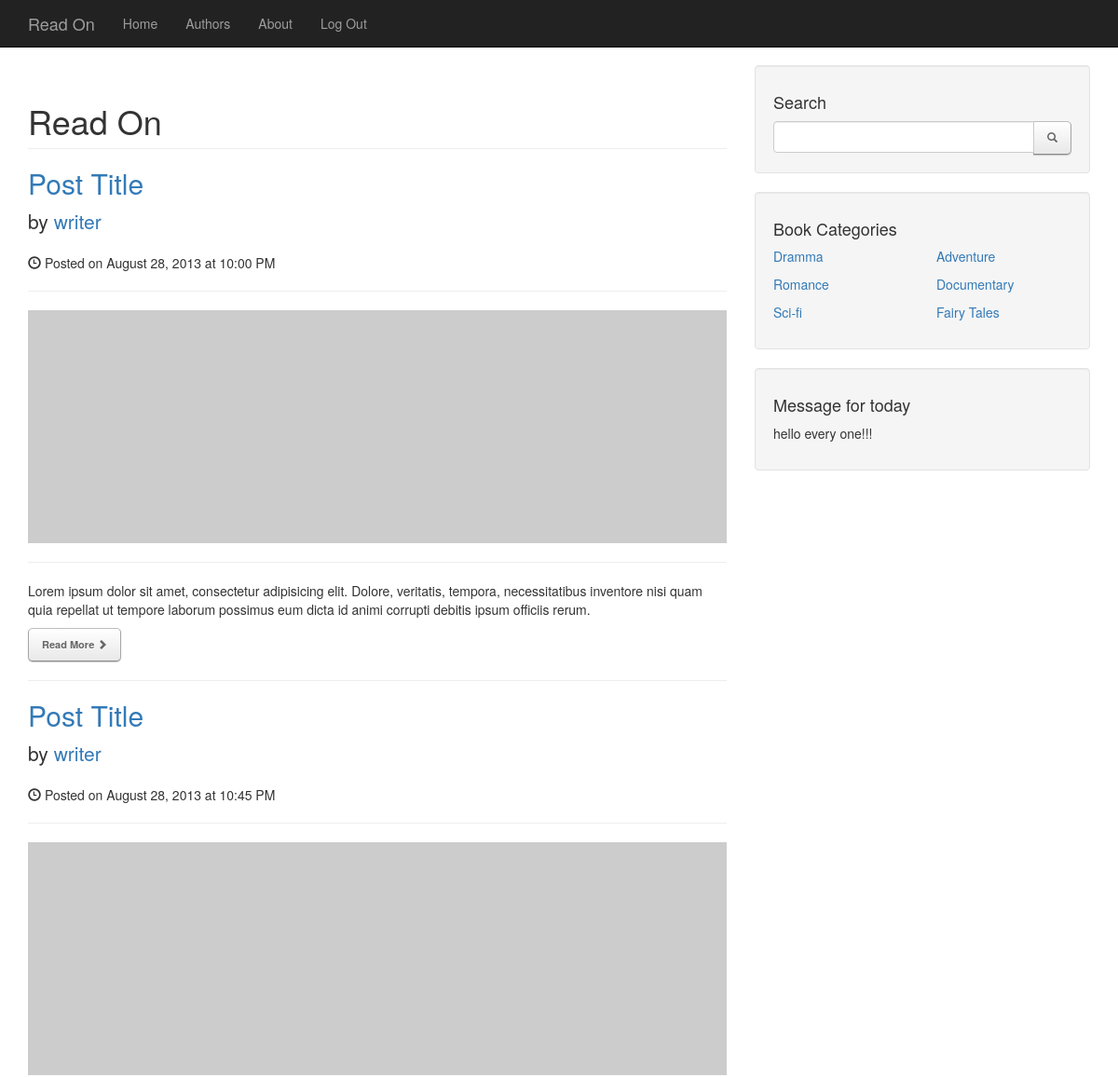
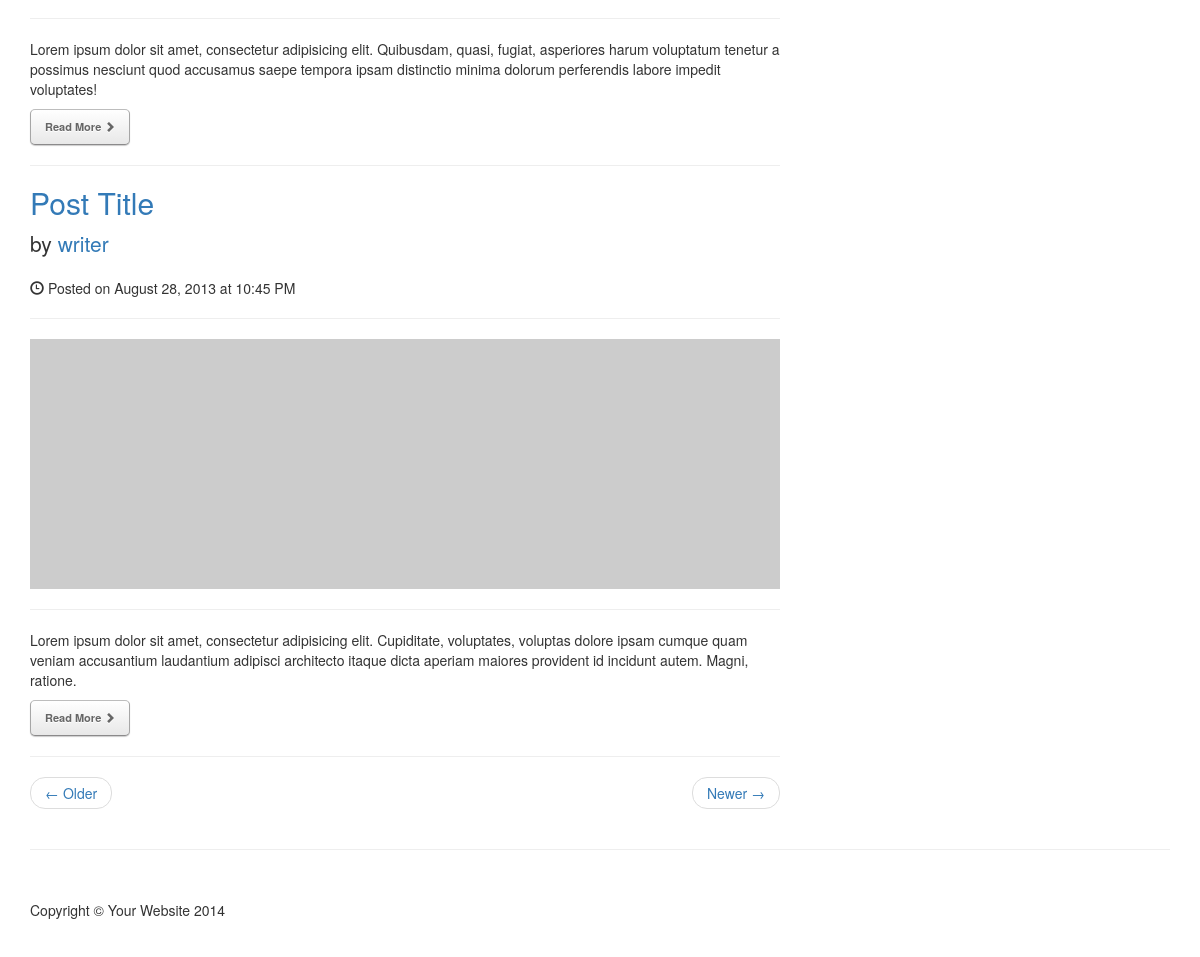
The app's page /home.php with its own data (2 pictures, top to bottom).
### tables this page shows
CREATE TABLE IF NOT EXISTS `category` (
  `c_id` int(11) NOT NULL,
  `cat_name` varchar(255) NOT NULL
);

### home.php (the view, shortened to what this page needs)
<?php include('config/config.php');?>
<!DOCTYPE html>
<html lang="en">
<head>
    <link href="css/bootstrap.min.css" rel="stylesheet">
    <link href="css/blog-home.css" rel="stylesheet">
</head>
<body>
    <nav class="navbar navbar-inverse navbar-fixed-top" role="navigation">
        <div class="container">
            <div class="navbar-header">
                <a class="navbar-brand" href="#">Read On</a>
            </div>
            <div class="collapse navbar-collapse" id="bs-example-navbar-collapse-1">
                <ul class="nav navbar-nav">
                    <li>
                        <a href="#">Home</a>
                    </li>
                    <li>
                        <a href="#">Authors</a>
                    </li>
                    <li>
                        <a href="#">About</a>
                    </li>
                    <li>
                        <a href="#">Log Out</a>
                    </li>
                </ul>
            </div>
        </div>
    </nav>
    <div class="container">
        <div class="row">
            <div class="col-md-8">
                <h1 class="page-header">
                    Read On
                </h1>
                <h2>
                    <a href="#">Post Title</a>
                </h2>
                <p class="lead">
                    by <a href="index.php">writer</a>
                </p>
                <p><span class="glyphicon glyphicon-time"></span> Posted on August 28, 2013 at 10:00 PM</p>
                <hr>
                <img class="img-responsive" src="http://placehold.it/900x300" alt="">
                <hr>
                <p>Lorem ipsum dolor sit amet, consectetur adipisicing elit. Dolore, veritatis, tempora, necessitatibus inventore nisi quam quia repellat ut tempore laborum possimus eum dicta id animi corrupti debitis ipsum officiis rerum.</p>
                <a class="btn btn-primary" href="#">Read More <span class="glyphicon glyphicon-chevron-right"></span></a>
                <hr>
                <h2>
                    <a href="#">Post Title</a>
                </h2>
                <p class="lead">
                    by <a href="index.php">writer</a>
                </p>
                <p><span class="glyphicon glyphicon-time"></span> Posted on August 28, 2013 at 10:45 PM</p>
                <hr>
                <img class="img-responsive" src="http://placehold.it/900x300" alt="">
                <hr>
                <p>Lorem ipsum dolor sit amet, consectetur adipisicing elit. Quibusdam, quasi, fugiat, asperiores harum voluptatum tenetur a possimus nesciunt quod accusamus saepe tempora ipsam distinctio minima dolorum perferendis labore impedit voluptates!</p>
                <a class="btn btn-primary" href="#">Read More <span class="glyphicon glyphicon-chevron-right"></span></a>
                <hr>
                <h2>
                    <a href="#">Post Title</a>
                </h2>
                <p class="lead">
                    by <a href="index.php">writer</a>
                </p>
                <p><span class="glyphicon glyphicon-time"></span> Posted on August 28, 2013 at 10:45 PM</p>
                <hr>
                <img class="img-responsive" src="http://placehold.it/900x300" alt="">
                <hr>
                <p>Lorem ipsum dolor sit amet, consectetur adipisicing elit. Cupiditate, voluptates, voluptas dolore ipsam cumque quam veniam accusantium laudantium adipisci architecto itaque dicta aperiam maiores provident id incidunt autem. Magni, ratione.</p>
                <a class="btn btn-primary" href="#">Read More <span class="glyphicon glyphicon-chevron-right"></span></a>
                <hr>
                <ul class="pager">
                    <li class="previous">
                        <a href="#">&larr; Older</a>
                    </li>
                    <li class="next">
                        <a href="#">Newer &rarr;</a>
                    </li>
                </ul>
            </div>
            <div class="col-md-4">
                <div class="well">
                    <h4>Search</h4>
                    <div class="input-group">
                        <input type="text" class="form-control">
                        <span class="input-group-btn">
                            <button class="btn btn-default" type="button">
                                <span class="glyphicon glyphicon-search"></span>
                        </button>
                        </span>
                    </div>
                </div>
                <div class="well">
                    <h4>Book Categories</h4>
                    <div class="row">
							<?php
						$sql = "SELECT * FROM category";
						$result = mysqli_query($conn, $sql);
						if (mysqli_num_rows($result) > 0) {
							while($row = mysqli_fetch_assoc($result)) {?>
							 <div class="col-lg-6">
								<ul class="list-unstyled">
									<li><a href="#"><?php echo $row["cat_name"];?></a></li>
								</ul>
							</div>
							<?php }
						} else {
							echo "no category found";
						}
									?>
                    </div>
                </div>
                <div class="well">
                    <h4>Message for today </h4>
                    <p>hello every one!!!</p>
                </div>
            </div>
        </div>
        <hr>
        <footer>
            <div class="row">
                <div class="col-lg-12">
                    <p>Copyright &copy; Your Website 2014</p>
                </div>
            </div>
        </footer>
    </div>
</body>
</html>

### css/blog-home.css (style rules this page uses)
body { padding-top: 70px; }
footer { margin: 50px 0; }
.btn { cursor:pointer; -moz-border-radius: 5px; -webkit-border-radius: 5px; border-radius: 5px; border:1px solid #a6a6a6; border-top-color:#bdbdbd; border-bottom-color:#8b8a8b; padding:9px 14px 9px; color:#666666; font-size:11px; background-position:0px 0px; text-shadow: 0 1px 0 #fff; font-weight:bold; background-color: #ffffff; background-image: -webkit-gradient(linear, left top, left bottom, from(#ffffff), to(#e8e8e8)); background-image: -webkit-linear-gradient(top, #ffffff, #e8e8e8); background-image: -moz-linear-gradient(top, #ffffff, #e8e8e8); background-image: -ms-linear-gradient(top, #ffffff, #e8e8e8); background-image: -o-linear-gradient(top, #ffffff, #e8e8e8); background-image: linear-gradient(top, #ffffff, #e8e8e8); -moz-box-shadow: 0 1px 1px rgba(0,0,0,0.2); -webkit-box-shadow: 0 1px 1px rgba(0,0,0,0.2); box-shadow: 0 1px 1px rgba(0,0,0,0.2); }

### records on screen
category: cat_name "Dramma"
category: cat_name "Adventure"
category: cat_name "Romance"
category: cat_name "Documentary"
category: cat_name "Sci-fi"
category: cat_name "Fairy Tales"
